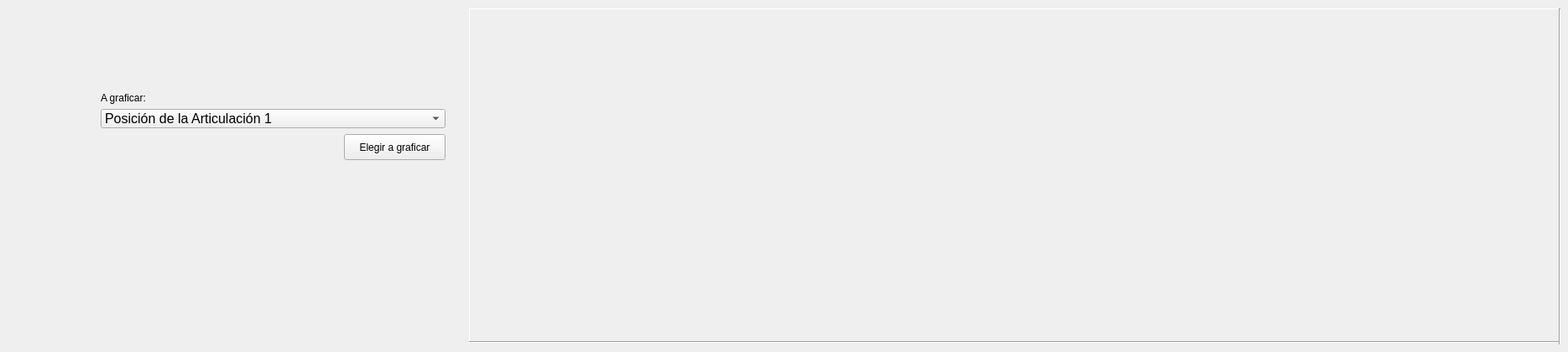
      <widget class="QWidget" name="GraficarTiempoReal">
       <widget class="QCustomPlot" name="grafica2" native="true">
        <property name="geometry">
         <rect>
          <x>559</x>
          <y>10</y>
          <width>1301</width>
          <height>401</height>
         </rect>
        </property>
        <widget class="Line" name="line_16">
         <property name="geometry">
          <rect>
           <x>-10</x>
           <y>0</y>
           <width>21</width>
           <height>431</height>
          </rect>
         </property>
         <property name="orientation">
          <enum>Qt::Vertical</enum>
         </property>
        </widget>
        <widget class="Line" name="line_13">
         <property name="geometry">
          <rect>
           <x>0</x>
           <y>-10</y>
           <width>1301</width>
           <height>20</height>
          </rect>
         </property>
         <property name="font">
          <font>
           <pointsize>12</pointsize>
          </font>
         </property>
         <property name="orientation">
          <enum>Qt::Horizontal</enum>
         </property>
        </widget>
        <widget class="Line" name="line_17">
         <property name="geometry">
          <rect>
           <x>0</x>
           <y>390</y>
           <width>1301</width>
           <height>16</height>
          </rect>
         </property>
         <property name="orientation">
          <enum>Qt::Horizontal</enum>
         </property>
        </widget>
        <widget class="Line" name="line_18">
         <property name="geometry">
          <rect>
           <x>1290</x>
           <y>0</y>
           <width>21</width>
           <height>431</height>
          </rect>
         </property>
         <property name="orientation">
          <enum>Qt::Vertical</enum>
         </property>
        </widget>
       </widget>
       <widget class="QComboBox" name="ElegirGraficaCB_TR">
        <property name="geometry">
         <rect>
          <x>120</x>
          <y>130</y>
          <width>411</width>
          <height>23</height>
         </rect>
        </property>
        <property name="font">
         <font>
          <family>Arial</family>
          <pointsize>12</pointsize>
         </font>
        </property>
        <property name="cursor">
         <cursorShape>PointingHandCursor</cursorShape>
        </property>
        <item>
         <property name="text">
          <string>Posición de la Articulación 1</string>
         </property>
        </item>
        <item>
         <property name="text">
          <string>Posición de la Articulación 1 y su posición deseada</string>
         </property>
        </item>
        <item>
         <property name="text">
          <string>Posición de la Articulación 2</string>
         </property>
        </item>
        <item>
         <property name="text">
          <string>Posición de la Articulación 2 y su posición deseada</string>
         </property>
        </item>
        <item>
         <property name="text">
          <string>Posición de la Articulación 3</string>
         </property>
        </item>
        <item>
         <property name="text">
          <string>Posición de la Articulación 3 y su posición deseada</string>
         </property>
        </item>
        <item>
         <property name="text">
          <string>Posición de la Articulación 4</string>
         </property>
        </item>
        <item>
         <property name="text">
          <string>Posición de la Articulación 4 y su posición deseada</string>
         </property>
        </item>
        <item>
         <property name="text">
          <string>Posición de la Articulación 5</string>
         </property>
        </item>
        <item>
         <property name="text">
          <string>Posición de la Articulación 5 y su posición deseada</string>
         </property>
        </item>
        <item>
         <property name="text">
          <string>Posición de la Articulación 6</string>
         </property>
        </item>
        <item>
         <property name="text">
          <string>Posición de la Articulación 6 y su posición deseada</string>
         </property>
        </item>
        <item>
         <property name="text">
          <string>Todas las Articulaciones</string>
         </property>
        </item>
        <item>
         <property name="text">
          <string>Todas las Articulaciones y sus posiciones deseadas</string>
         </property>
        </item>
       </widget>
       <widget class="QLabel" name="label_9">
        <property name="geometry">
         <rect>
          <x>120</x>
          <y>106</y>
          <width>131</width>
          <height>21</height>
         </rect>
        </property>
        <property name="text">
         <string>A graficar:</string>
        </property>
       </widget>
       <widget class="QPushButton" name="pushButton">
        <property name="geometry">
         <rect>
          <x>410</x>
          <y>160</y>
          <width>121</width>
          <height>31</height>
         </rect>
        </property>
        <property name="text">
         <string>Elegir a graficar</string>
        </property>
       </widget>
      </widget>
